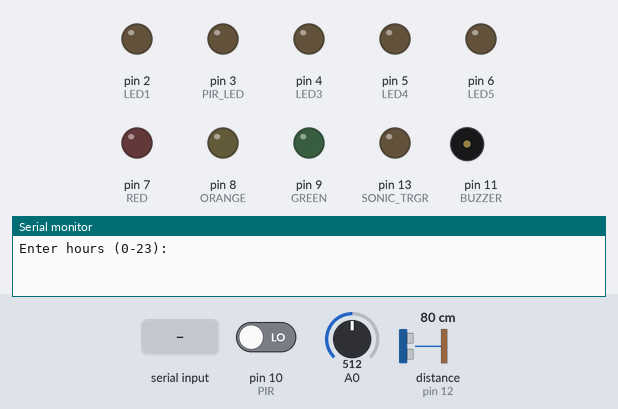
Recording of a sketch running on a simulated Arduino Uno, built with avr-gcc and run on an emulated ATmega328P. On the bench: output pins drawn as LEDs (lit = HIGH), buzzer (waves = sounding), the last lines printed to the serial monitor. The test bench sets the inputs (shaded band); at power-on: distance to the obstacle (sensor on pin 12) 80 cm, A0 = 512, pin 10 (PIR) LOW. The echo pulse lasts 58.3 µs per cm.

Above: at 1.0 s.
1.1 s: "1,90,45\n" received over Serial
At 3.1 s:
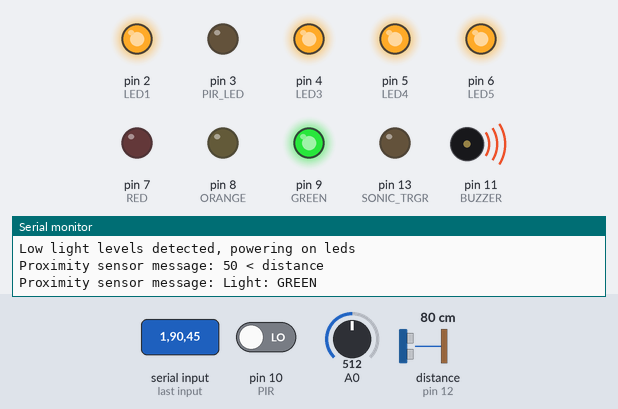
3.8 s: distance to the obstacle (sensor on pin 12) set to 54 cm
5.3 s: distance to the obstacle (sensor on pin 12) set to 47 cm
At 6.1 s:
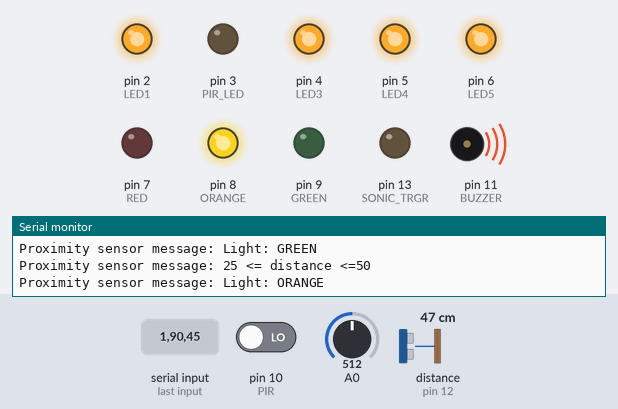
6.9 s: A0 set to 916
8.4 s: A0 set to 946
At 9.6 s:
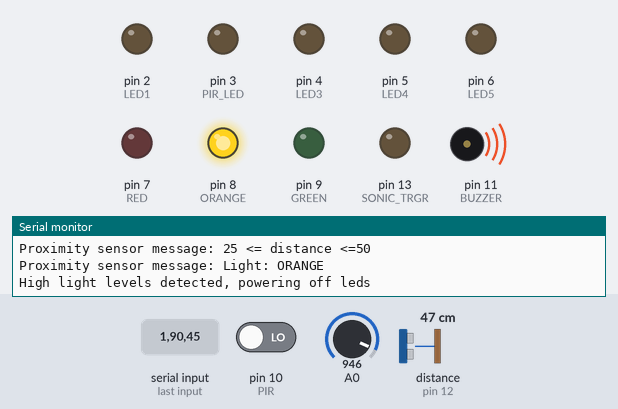
9.9 s: pin 10 (PIR) driven HIGH
At 11.4 s:
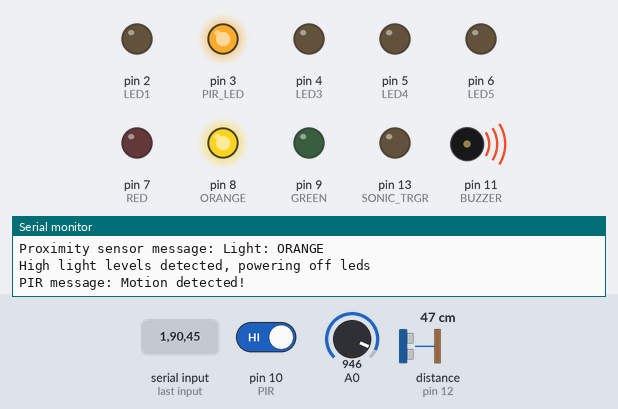
Timing chart, 0 to 12.4 s (numbered marks = the images above; inputs shaded):
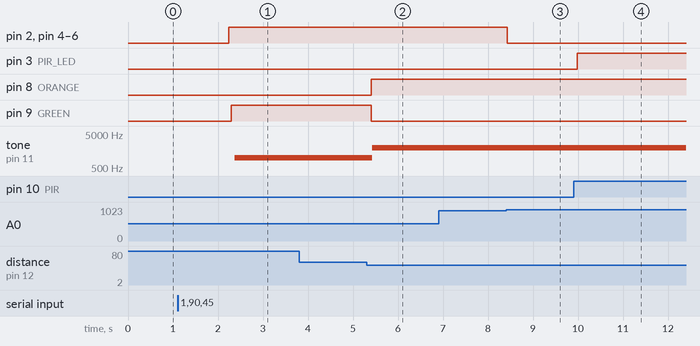

The sketch:

askhsh_1_kwdikas.ino
```cpp
#define LED1 2
#define LED3 4
#define LED4 5
#define LED5 6
#define SONIC_TRGR 13
#define SONIC_ECHO 12
#define RED 7
#define ORANGE 8
#define GREEN 9
#define BUZZER 11
#define PIR 10
#define PIR_LED 3

/* START TIME */
struct time{
  size_t h;
  size_t m;
  size_t s;
};
struct time set_time(void); // set time to struct time
size_t get_hours(struct time const); // return h field of struct time
size_t get_minutes(struct time const); // return m field of struct time
size_t get_seconds(struct time const); // return s field of struct time
bool is_valid(struct time const); //is valid for distance sensor to enable
/* END TIME */

void toggle_5_leds(int const); // Usage: 0/LOW for off, 1/HIGH for on
void handle_photoresistor(void); // enables 5 leds if val>930, else shuts them off
int activate_sonic_sensor(size_t const); //parameter is activation in um
void handle_distance(int const);

struct time current_time = {0}; // no reason to = 0 but good practice

void handle_pir(void);

#define ENABLE_PHOTORESISTOR 1
#define ENABLE_ULTRASONIC 1
#define ENABLE_PIR 1

void setup()
{
  Serial.begin(9600);
  /* group of 5 leds */
  pinMode(LED1, OUTPUT);
  pinMode(LED3, OUTPUT);
  pinMode(LED4, OUTPUT);
  pinMode(LED5, OUTPUT);
  /* init sonic sensor */
  pinMode(SONIC_TRGR, OUTPUT);
  pinMode(SONIC_ECHO, INPUT);
  /* init sonic sensor leds */
  pinMode(GREEN, OUTPUT);
  pinMode(ORANGE, OUTPUT);
  pinMode(RED, OUTPUT);
  /* set sonic sensor leds to low juust in case */
  digitalWrite(GREEN, 0);
  digitalWrite(ORANGE, 0);
  digitalWrite(RED, 0);
  /* set group of 5 leds to low */
  toggle_5_leds(0);

  digitalWrite(SONIC_TRGR, 0);
  #if ENABLE_ULTRASONIC
  	current_time = set_time(); // για να μην ρωταει καθε φορα την ωρα
  #endif //ENABLE_ULTRASONIC
  pinMode(BUZZER, OUTPUT);

  pinMode(PIR, INPUT);
  pinMode(PIR_LED, OUTPUT);
  analogWrite(PIR_LED, 0);

}

void loop(){
  // photoresistor
  #if ENABLE_PHOTORESISTOR
  	handle_photoresistor();
  #endif //ENABLE_PHOTORESISTOR

  // ultrasonic + piezo
  #if ENABLE_ULTRASONIC
  	if (is_valid(current_time)){ // is valid when [23:00:00,06:00:00]
   	 int dist = activate_sonic_sensor(10); // 10 microseconds pulse
   	 handle_distance(dist, false);
   	 // true flag είναι αρκετά ενωχλητικό διότι εμφανίζει μύνημα
   	 // κάθε φορα που αλλάζει η θέση του, και δεν είναι καν
   	 // ο σκοπώς του sensor αυτού
   	 //handle_distance(dist, true);
  	}
  #endif //ENABLE_ULTRASONIC

  // pir
  #if ENABLE_PIR
    handle_pir();
  #endif //ENABLE_PIR
}
struct time set_time(void){
  struct time ret;
  int x; // input

  // set hours + range check
  do{
  	Serial.println("Enter hours (0-23): ");
    while(Serial.available() == 0) { delay(300); } // infinite loop while nothing
  	x = Serial.parseInt();
  }while(x < 0 || x > 23);
  ret.h = x;

  // set minutes + range check
  do{
  	Serial.println("Enter minutes (0-59): ");
  	while(Serial.available() == 0) {delay(300);} // infinite loop while nothing
  	x = Serial.parseInt();
   }while(x < 0 || x > 59);
   ret.m = x;

  // set seconds + range check
  do{
  	Serial.println("Enter seconds (0-59): ");
    while(Serial.available() == 0) {delay(300);} // infinite loop while nothing
    x = Serial.parseInt();
  }while(x < 0 || x > 59);
  ret.s = x;

  char message[100];
  // tell user current time
  sprintf(message,
          "Time was set to: %02u:%02u:%02u\n",
          ret.h, ret.m, ret.s);
  Serial.print(message);

  // tell user if time is valid or not for proximity sensor
  if (is_valid(ret)){
   Serial.println("Time is in the 23:00:00--06:00:00 range.");
    Serial.println("Activating proximity seonsor.");
  }
  else{
    Serial.println("Time is not in the 23:00:00--06:00:00 range.");
    Serial.println("Proximity sensor will NOT be activated.");
  }
   return ret;
}
size_t get_hours(struct time const t){ return t.h; }
size_t get_minutes(struct time const t){ return t.m; }
size_t get_seconds(struct time const t) { return t.s; }
bool is_valid(struct time const t){

  if (get_hours(t) < 23 && get_hours(t) > 6) { return false; }
  if (get_hours(t) == 6 && (get_minutes(t) > 0 || get_seconds(t) >0)) { return false; }
  return true;

}
void toggle_5_leds(int const t){
  	// LEDx = pin number + 1
   // τώρα που στο σκεύτωμαι η συνάρτηση θα μπορούσε να μην
  // δέχεται τίποτα και να κάνει όντως toggle κάθε φορά που
  // καλλείται
 	digitalWrite(LED1, t);
  	digitalWrite(LED3, t);
  	digitalWrite(LED4, t);
  	digitalWrite(LED5, t);
}
void handle_photoresistor(void){
  int val = analogRead(A0);
  static bool on = false; //για να μην εκτυπώνει κάθε φορά
  						  //τα μυνήματα
  if (val < 930 && !on){
    // if it's dark and they're off, turn them on
    toggle_5_leds(1);
    Serial.println("Low light levels detected, powering on leds");
  	on = true;
  }
  else if (val >=930 && on){
    // if it's bright and they're on, turn them off
    toggle_5_leds(0);
    Serial.println("High light levels detected, powering off leds");
  	on = false;
  }
}
int activate_sonic_sensor(size_t const d){

  digitalWrite(SONIC_TRGR, 1);
  delayMicroseconds(d);
  digitalWrite(SONIC_TRGR, 0);
  double duration = pulseIn(SONIC_ECHO, 1);
  // scary magic
  int distance = duration * 0.034 / 2;
  return distance;
}
void handle_distance(int const d, bool const flag){

  // previous --> για να μην εκτυπώνει κάθε φορά μύνημα
  // select--> για να μην λεει οτι άλλαξε κάθε φορά το LED
  // tolerance--> και να μην άλλαζε η τιμή θα έμπαινε μέσα
  static int previous = 0;
  int const tolerance = 1;
  static int select[3] = {0};
  static int freqKHz = 0;
  if (abs(d-previous) > tolerance){
    previous = d;
    // Annoying message but may be useful
    if (flag) {Serial.println("Proximity sensor message: object changed place"); }
  	// Dangerous distance
    if (d<= 25 && select[0] == 0){
   	 digitalWrite(GREEN, 0);
   	 digitalWrite(ORANGE, 0);
   	 digitalWrite(RED, 1);
     Serial.println("Proximity sensor message: distance <=25");
     Serial.println("Proximity sensor message: Light: RED");
     freqKHz = 4000;
     select[0]=1;select[1]=0;select[2]=0;
   	}
    // Warning distance
  	if (d >= 25 && d <= 50 && select[1] == 0){
   	 digitalWrite(GREEN, 0);
   	 digitalWrite(ORANGE, 1);
   	 digitalWrite(RED, 0);
     Serial.println("Proximity sensor message: 25 <= distance <=50");
     Serial.println("Proximity sensor message: Light: ORANGE");
     freqKHz = 2000;
     select[0]=0;select[1]=1;select[2]=0;
  	}
    // Safe distance
  	if (d > 50 && select[2] == 0){
   	 digitalWrite(GREEN, 1);
   	 digitalWrite(ORANGE, 0);
   	 digitalWrite(RED, 0);
     Serial.println("Proximity sensor message: 50 < distance");
     Serial.println("Proximity sensor message: Light: GREEN");
     freqKHz = 1000;
     select[0]=0;select[1]=0;select[2]=1;
  	}
  }
  tone(BUZZER, freqKHz);

}

void handle_pir(void){
  // προηγουμενη κατασταση για να μην εμφανιζει μυνηματα καθε φορα
  static int PIR_STATE = 0;
  static int val = 0;
  static int brightness = 0;
  val = digitalRead(PIR);

  // if something moved
  if (val == 1){
    //switch on lights
    brightness = 255;
    analogWrite(PIR_LED, brightness);
    // if was off and now on, show msg
    if (PIR_STATE == 0) {
     Serial.println("PIR message: Motion detected!");
     PIR_STATE = 1;
    }
  }
  else {
    // slowly turn down the light
    brightness -= 5;
    // in case negative values
    if (brightness < 0) { brightness = 0;};
    analogWrite(PIR_LED, brightness);
    // if it was on and now off, show msg
    if (PIR_STATE == 1){
      Serial.println("PIR message: Motion stopped!");
      PIR_STATE = 0;
    }
  }
  delay(100);
}
```

Measured:
- the behaviour switches between 52 and 51 cm on distance to the obstacle (sensor on pin 12) (found by bisection; images 1 and 2)
- the behaviour switches between 929 and 930 on A0 (found by bisection; images 2 and 3)
- after the input at 1.1 s, pin 2 (LED1), pin 4 (LED3), pin 5 (LED4), pin 6 (LED5): LOW → HIGH after 1.1 s; pin 9 (GREEN): LOW → HIGH after 1.2 s; tone on pin 11 (BUZZER): silent → 1000 Hz after 1.3 s
- after the input at 5.3 s, pin 8 (ORANGE): LOW → HIGH after 0.10 s; pin 9 (GREEN): HIGH → LOW after 0.10 s; tone on pin 11 (BUZZER): 1000 Hz → 2000 Hz after 0.13 s
- after the input at 8.4 s, pin 2 (LED1), pin 4 (LED3), pin 5 (LED4), pin 6 (LED5): HIGH → LOW at once
- after the input at 9.9 s, pin 3 (PIR_LED): LOW → HIGH after 0.08 s
